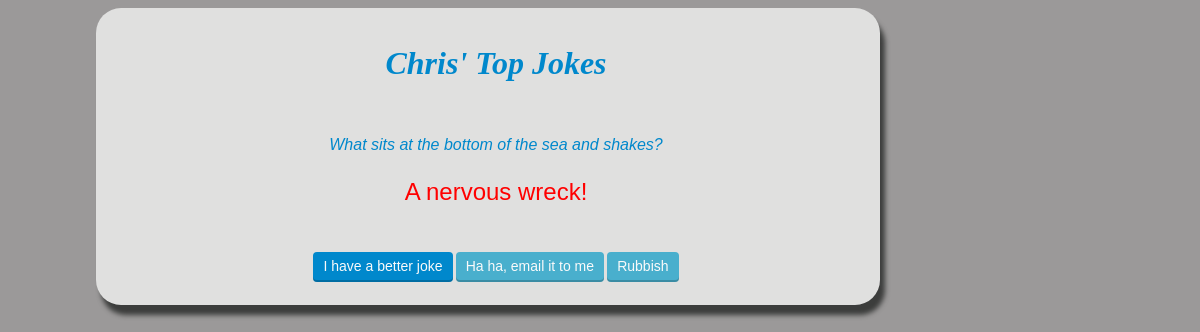
Page /chrisapp/1/ on the committed database.
### chrisapp/models.py (models this page shows, shortened)
class Joke(models.Model):
    joke_text = models.CharField(max_length=200)
    punchline_text = models.CharField(max_length=200)
    likes = models.IntegerField(default=0)

### chrisapp/views.py (the view)
# urls.py: path('<int:joke_id>/', views.detail, name='detail'),
def detail(request, joke_id):
    joke = get_object_or_404(Joke, pk=joke_id)
    return render(request, 'chrisapp/detail.html', {'joke': joke})

### chrisapp/templates/chrisapp/detail.html (shortened to what this page needs)
<!DOCTYPE html PUBLIC "-//W3C//DTD HTML 4.01//EN" "http://www.w3.org/TR/html4/strict.dtd">
{% load static %}
<html>
    <head>
        <link rel="stylesheet" href="{% static 'css/chrisapp.css' %}">
        <link rel="stylesheet" media="print" href="{% static 'css/print.css' %}" />
    </head>
    <body>
        <div id="mainBox">
            <div id="siteHeader">
                <h1 class="site">Chris' Top Jokes</h1>
            </div>
            <div id="detailJokeText">
                <p>{{ joke.joke_text }}</p>
            </div>
            <div id="detailPunchline">
            <p>{{ joke.punchline_text }}</p>
            </div>
            <div id="siteFooter">
                <p><a href="{% url 'add' %}" class="btn btn-inline btn-small btn-primary"><span>I have a better joke</span></a>
                <a href="{% url 'email'  joke_id=joke.id  %}" class="btn btn-inline btn-small btn-info"><span>Ha ha, email it to me</span></a>
                <a href="{% url 'index' %}" class="btn btn-inline btn-small btn-info"><span>Rubbish</span></a></p>
            </div>
        </div>
    </body>
</html>

### chrisapp/static/css/chrisapp.css (style rules this page uses)
body { width: 80%; font-family: Arial,Helvetica,sans-serif; background-color: #9b9999; }
#mainBox { background: #e0e0df none repeat scroll 0% 50%; color: #3c3d3c; margin-left: auto; margin-right: auto; min-height: 80%; width: 80%; box-shadow: 5px 10px 5px; border-radius: 25px; padding-left: 1em; }
#siteHeader { padding-top: 1em; padding-bottom: 1em; }
#siteFooter { text-align: center; font-size: 70%; padding-bottom: 1em; padding-top: 1em; }
#detailPunchline { text-align: center; font-size: x-large; color: #ff0000; }
#detailJokeText { text-align: center; font-style: italic; color: #0088cc; }
h1.site { color: #0088cc; font-family: "Bradley Hand ITC"; font-size: 200%; font-style: italic; font-weight: bold; text-align: center; }
.btn { display: block; text-align: center; cursor: pointer; border: none; height: 40px; padding: 0 14px; border-radius: 5px; -webkit-box-shadow: inset 0 -3px 0 0 rgba(0, 0, 0, 0.15); -moz-box-shadow: inset 0 -3px 0 0 rgba(0, 0, 0, 0.15); box-shadow: inset 0 -3px 0 0 rgba(0, 0, 0, 0.15); font-size: 18px; line-height: 37px; -webkit-transition-property: background-color; -webkit-transition-duration: 0.2s; -webkit-transition-timing-function: linear; -moz-transition-property: background-color; -moz-transition-duration: 0.2s; -moz-transition-timing-function: linear; -ms-transition-property: background-color; -ms-transition-duration: 0.2s; -ms-transition-timing-function: linear; -o-transition-property: background-color; -o-transition-duration: 0.2s; -o-transition-timing-function: linear; transition-property: background-color; transition-duration: 0.2s; transition-timing-function: linear; background: #fafafa; color: #222222; }
.btn.btn-primary, .btn.btn-info, .btn.btn-success, .btn.btn-warning, .btn.btn-danger, .btn.btn-inverse { -webkit-box-shadow: inset 0 -3px 0 0 rgba(0, 0, 0, 0.2); -moz-box-shadow: inset 0 -3px 0 0 rgba(0, 0, 0, 0.2); box-shadow: inset 0 -3px 0 0 rgba(0, 0, 0, 0.2); }
.btn.btn-primary { background: #0088cc; color: #fafafa; }
.btn.btn-info { background: #49afcd; color: #fafafa; }
.btn span { pointer-events: none; }
.btn-small { height: 30px; padding: 0 10px; border-radius: 4px; -webkit-box-shadow: inset 0 -2px 0 0 rgba(0, 0, 0, 0.15); -moz-box-shadow: inset 0 -2px 0 0 rgba(0, 0, 0, 0.15); box-shadow: inset 0 -2px 0 0 rgba(0, 0, 0, 0.15); font-size: 14px; line-height: 28px; text-decoration: none; }
.btn-small.btn-primary, .btn-small.btn-info, .btn-small.btn-success, .btn-small.btn-warning, .btn-small.btn-danger, .btn-small.btn-inverse { -webkit-box-shadow: inset 0 -2px 0 0 rgba(0, 0, 0, 0.2); -moz-box-shadow: inset 0 -2px 0 0 rgba(0, 0, 0, 0.2); box-shadow: inset 0 -2px 0 0 rgba(0, 0, 0, 0.2); }
.btn-inline { display: inline-block; vertical-align: middle; }

### chrisapp/static/css/print.css (style rules this page uses)
body { width: 80%; background-color: #fff; }
#mainBox { background: #fff ; color: #3c3d3c; margin-left: auto; margin-right: auto; min-height: 80%; width: 80%; padding-left: 1em; border: 1px solid black; box-shadow: none; border-radius: 0px; }
h1.site { color: #000; font-family: "Palatino"; font-size: 200%; font-weight: bold; text-align: center; }
#detailJokeText { font-family: "Palatino"; text-align: center; font-size: x-large; color: #000; }
#detailPunchline { font-family: "Palatino"; text-align: center; font-size: x-large; color: #000; }
.btn { display: none; }

### rows in the picture
Joke: joke_text "What sits at the bottom of the sea and shakes?", punchline_text "A nervous wreck!"
